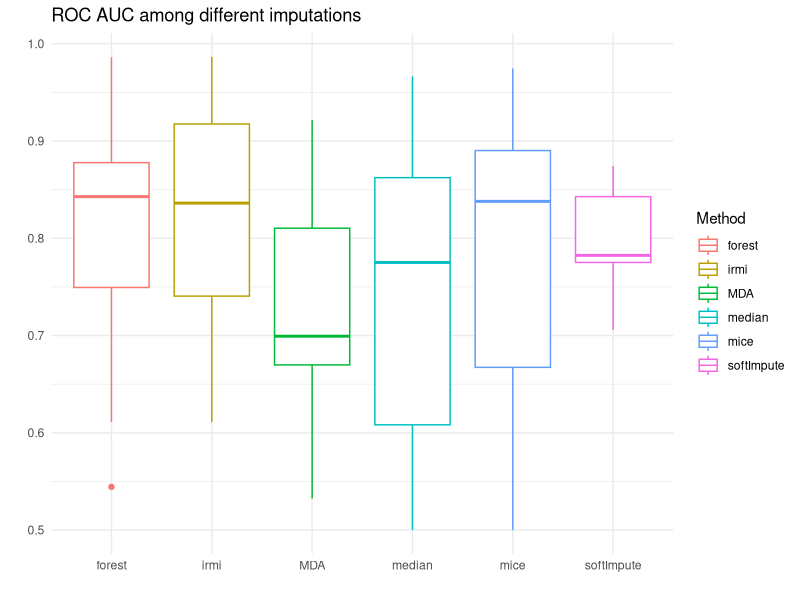
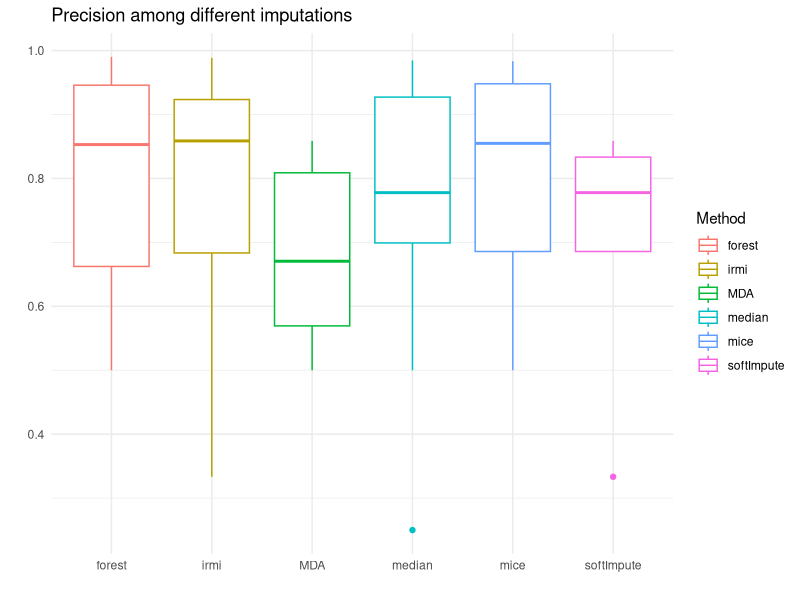
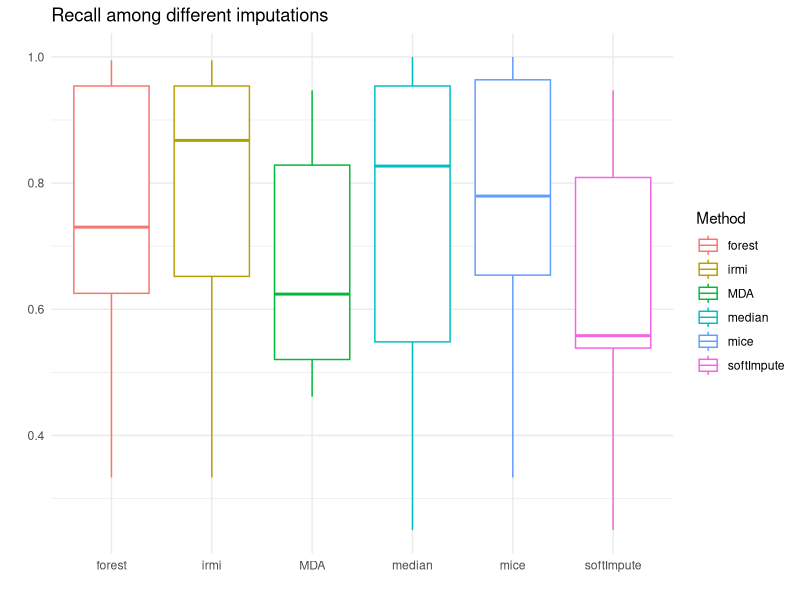
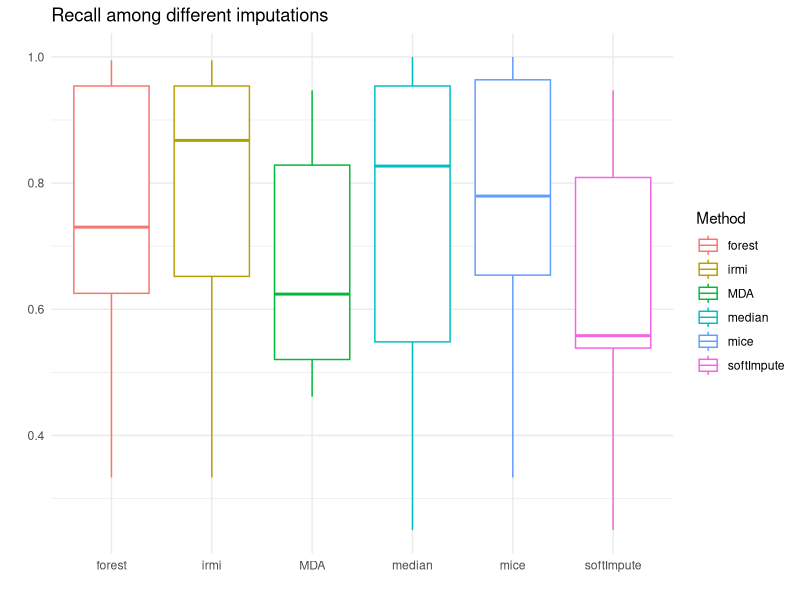

The R script that drew these images, in order:
## ---- chunk 1
library(knitr)
library(tidyverse)
scores <- readr::read_csv('./wyniki_moje.csv')

ramka <- scores %>% group_by(Method) %>% summarise(acc = round(mean(Acc),2),
                                          auc = round(mean(Auc),2),
                                          precision = round(mean(Precision),2),
                                          recall = round(mean(Recall),2))

knitr::kable(ramka,caption='Scores of imputation methods')
## ---- chunk 2
p<-ggplot(scores, aes(x=Method, y=Auc, color=Method)) +
  geom_boxplot()+theme_minimal()+labs(x="",y="")+ggtitle("ROC AUC among different imputations")
p
## ---- chunk 3
p<-ggplot(scores, aes(x=Method, y=Precision, color=Method)) +
  geom_boxplot()+theme_minimal()+labs(x="",y="")+ggtitle("Precision among different imputations")
p1<-ggplot(scores, aes(x=Method, y=Recall, color=Method)) +
  geom_boxplot()+theme_minimal()+labs(x="",y="")+ggtitle("Recall among different imputations")
p
p1
## ---- chunk 4
p<-ggplot(scores, aes(x=Method, y=Time, color=Method)) +
  geom_boxplot()+theme_minimal()+labs(x="",y="")+ggtitle("Precision among different imputations")
p1
